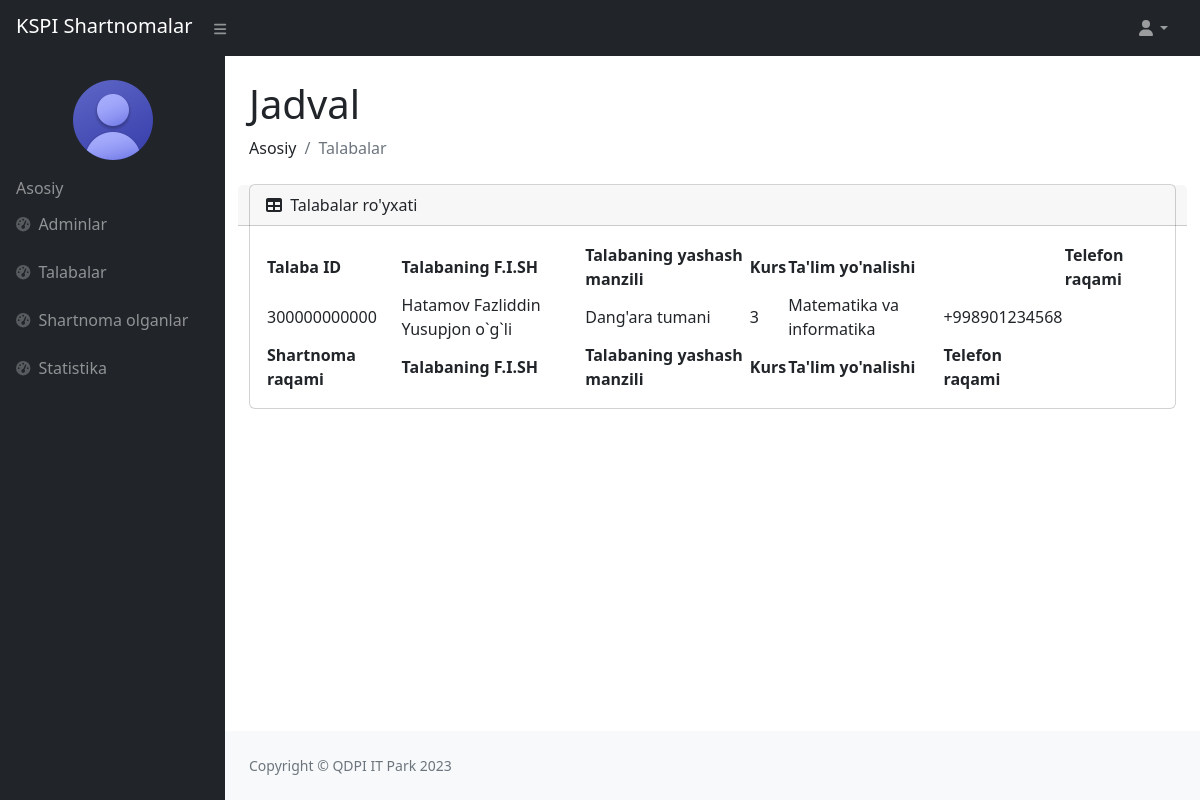
Page /talabalar/ (signed in) on the earlier database version.
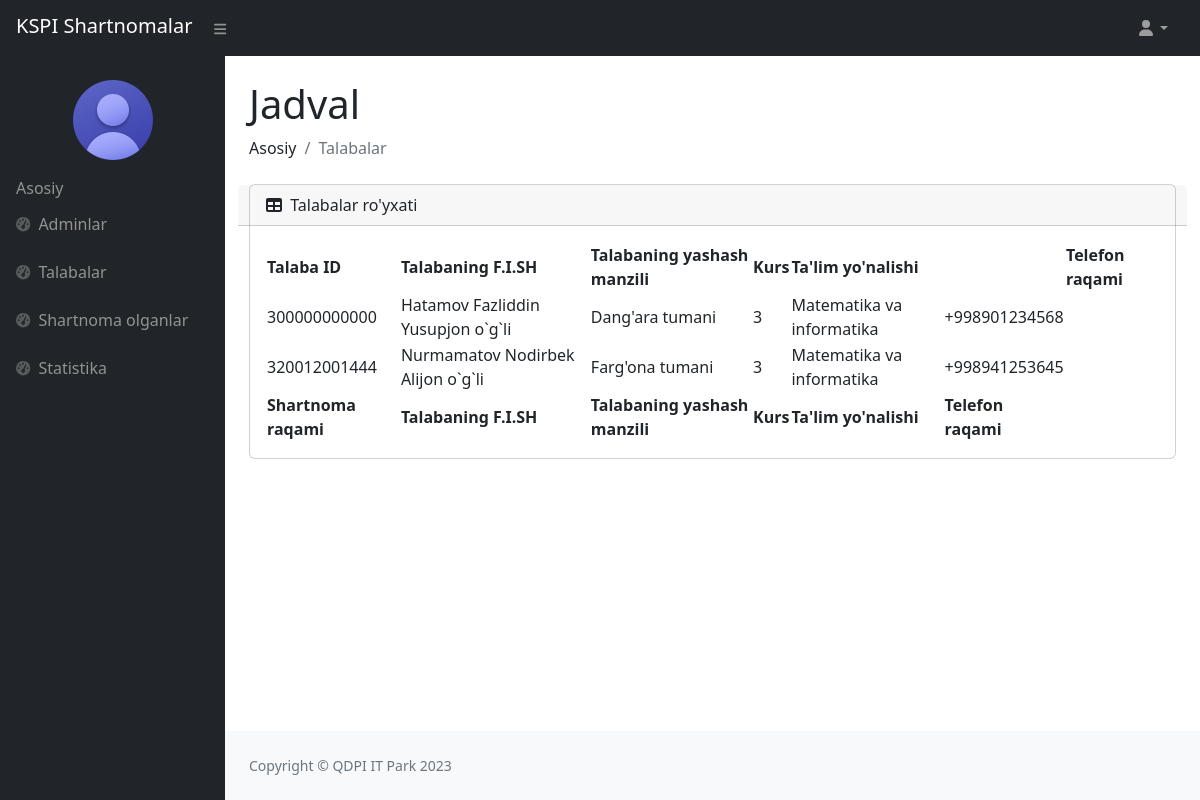
Same page on the later database version.
### users/models.py (models this page shows)
class User(AbstractUser):
    sharif = models.CharField(max_length=100)
    t_yil = models.CharField(max_length=100, blank=True)
    t_nomer = models.CharField(max_length=200)
    k_yil = models.CharField(max_length=200, blank=True)
    gender = models.CharField(max_length=100, blank=True)
    talim_turi = models.CharField(max_length=100, blank=True)
    fakultet = models.CharField(max_length=100, blank=True)
    yonalish = models.CharField(max_length=100, blank=True)
    kurs = models.CharField(max_length=10, blank=True)
    guruh = models.CharField(max_length=100, blank=True)
    viloyat = models.CharField(max_length=100)
    tuman = models.CharField(max_length=100)
    mfy = models.CharField(max_length=100, blank=True)
    kocha_uy = models.CharField(max_length=100)
    lavozim = models.CharField(max_length=100, blank=True)
    dekanat_fakultet = models.CharField(max_length=100, blank=True)
    dekanat_kafedra = models.CharField(max_length=100, blank=True)
    parol = models.CharField(max_length=100)

### users/views.py (the view)
# urls.py: path('talabalar/', talabalar, name='talabalar'),
@csrf_exempt
def talabalar(request):
    data = User.objects.filter(lavozim='talaba')
    talaba = Pdf.objects.all()
    context = {
        'data':data,
        'talaba':talaba,
    }
    return render(request, 'adminlar/talaba/talabalar.html', context)

### templates/adminlar/talaba/talabalar.html (shortened to what the changed rows need)
{% load static %}
<!DOCTYPE html>
<html lang="en">
<head>
    <link href="https://cdn.jsdelivr.net/npm/simple-datatables@7.1.2/dist/style.min.css" rel="stylesheet"/>
    <link rel="stylesheet" href="{% static '/superadmin/css/styles.css' %}">
</head>
<body class="sb-nav-fixed">
    {% if user.is_authenticated %}
    <div id="layoutSidenav">
        <div id="layoutSidenav_content">
            <main>
                <div class="container-fluid px-4">
                    <h1 class="mt-4">Jadval</h1>
                    <div class="card mb-4">
                        <div class="card-body">
                            <table id="datatablesSimple">
                                <thead>
                                    <tr>
                                        <th rowspan="2">Talaba ID</th>
                                        <th rowspan="2">Talabaning F.I.SH</th>
                                        <th rowspan="2">Talabaning yashash manzili</th>
                                        <th rowspan="2">Kurs</th>
                                        <th colspan="2">Ta'lim yo'nalishi</th>
                                        <th colspan="2">Telefon raqami</th>
                                    </tr>
                                </thead>
                                <tfoot>
                                    <tr>
                                        <th>Shartnoma raqami</th>
                                        <th>Talabaning F.I.SH</th>
                                        <th>Talabaning yashash manzili</th>
                                        <th>Kurs</th>
                                        <th>Ta'lim yo'nalishi</th>
                                        <th>Telefon raqami</th>
                                    </tr>
                                </tfoot>
                                <tbody>
                                    {% for t in data %}
                                        <tr>
                                            <td>{{t.username}}</td>
                                            <td>{{t.last_name}} {{t.first_name}} {{t.sharif}}</td>
                                            <td>{{t.tuman}}</td>
                                            <td>{{t.kurs}}</td>
                                            <td>{{t.yonalish}}</td>
                                            <td>{{t.t_nomer}}</td>
                                        </tr>
                                    {% endfor %}
                                </tbody>
                            </table>
                        </div>
                    </div>
                </div>
            </main>
        </div>
    </div>
    {% endif %}
</body>
</html>

Differences in the rows shown:
added User: username "320012001444", last_name "Nurmamatov", first_name "Nodirbek", sharif "Alijon o`g`li", tuman "Farg'ona tumani", kurs "3", yonalish "Matematika va informatika", t_nomer "+998941253645"
